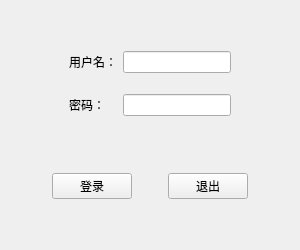
<?xml version="1.0" encoding="UTF-8"?>
<ui version="4.0">
 <class>Widget</class>
 <widget class="QWidget" name="Widget">
  <property name="geometry">
   <rect>
    <x>0</x>
    <y>0</y>
    <width>300</width>
    <height>250</height>
   </rect>
  </property>
  <property name="sizePolicy">
   <sizepolicy hsizetype="Preferred" vsizetype="Fixed">
    <horstretch>0</horstretch>
    <verstretch>0</verstretch>
   </sizepolicy>
  </property>
  <property name="minimumSize">
   <size>
    <width>300</width>
    <height>250</height>
   </size>
  </property>
  <property name="maximumSize">
   <size>
    <width>300</width>
    <height>250</height>
   </size>
  </property>
  <property name="windowTitle">
   <string>登录窗口</string>
  </property>
  <layout class="QVBoxLayout" name="verticalLayout">
   <property name="leftMargin">
    <number>0</number>
   </property>
   <property name="topMargin">
    <number>0</number>
   </property>
   <property name="rightMargin">
    <number>0</number>
   </property>
   <property name="bottomMargin">
    <number>0</number>
   </property>
   <item>
    <widget class="QWidget" name="widget_2" native="true">
     <property name="sizePolicy">
      <sizepolicy hsizetype="Preferred" vsizetype="Fixed">
       <horstretch>0</horstretch>
       <verstretch>0</verstretch>
      </sizepolicy>
     </property>
     <layout class="QGridLayout" name="gridLayout">
      <property name="leftMargin">
       <number>0</number>
      </property>
      <property name="topMargin">
       <number>0</number>
      </property>
      <property name="rightMargin">
       <number>0</number>
      </property>
      <property name="bottomMargin">
       <number>0</number>
      </property>
      <item row="2" column="0">
       <spacer name="horizontalSpacer_4">
        <property name="orientation">
         <enum>Qt::Horizontal</enum>
        </property>
        <property name="sizeHint" stdset="0">
         <size>
          <width>40</width>
          <height>20</height>
         </size>
        </property>
       </spacer>
      </item>
      <item row="2" column="1">
       <widget class="QLabel" name="label">
        <property name="text">
         <string>用户名：</string>
        </property>
       </widget>
      </item>
      <item row="4" column="3">
       <spacer name="horizontalSpacer_5">
        <property name="orientation">
         <enum>Qt::Horizontal</enum>
        </property>
        <property name="sizeHint" stdset="0">
         <size>
          <width>40</width>
          <height>20</height>
         </size>
        </property>
       </spacer>
      </item>
      <item row="4" column="2">
       <widget class="QLineEdit" name="lineEdit_2">
        <property name="echoMode">
         <enum>QLineEdit::Password</enum>
        </property>
       </widget>
      </item>
      <item row="4" column="1">
       <widget class="QLabel" name="label_2">
        <property name="text">
         <string>密码：</string>
        </property>
       </widget>
      </item>
      <item row="2" column="2">
       <widget class="QLineEdit" name="lineEdit"/>
      </item>
      <item row="3" column="2">
       <spacer name="verticalSpacer">
        <property name="orientation">
         <enum>Qt::Vertical</enum>
        </property>
        <property name="sizeType">
         <enum>QSizePolicy::Fixed</enum>
        </property>
        <property name="sizeHint" stdset="0">
         <size>
          <width>20</width>
          <height>15</height>
         </size>
        </property>
       </spacer>
      </item>
     </layout>
    </widget>
   </item>
   <item>
    <widget class="QWidget" name="widget_3" native="true">
     <property name="sizePolicy">
      <sizepolicy hsizetype="Preferred" vsizetype="Fixed">
       <horstretch>0</horstretch>
       <verstretch>0</verstretch>
      </sizepolicy>
     </property>
     <layout class="QHBoxLayout" name="horizontalLayout_3">
      <property name="leftMargin">
       <number>0</number>
      </property>
      <property name="topMargin">
       <number>0</number>
      </property>
      <property name="rightMargin">
       <number>0</number>
      </property>
      <property name="bottomMargin">
       <number>0</number>
      </property>
      <item>
       <spacer name="horizontalSpacer">
        <property name="orientation">
         <enum>Qt::Horizontal</enum>
        </property>
        <property name="sizeHint" stdset="0">
         <size>
          <width>40</width>
          <height>20</height>
         </size>
        </property>
       </spacer>
      </item>
      <item>
       <widget class="QPushButton" name="pushButton">
        <property name="text">
         <string>登录</string>
        </property>
       </widget>
      </item>
      <item>
       <spacer name="horizontalSpacer_3">
        <property name="orientation">
         <enum>Qt::Horizontal</enum>
        </property>
        <property name="sizeType">
         <enum>QSizePolicy::Fixed</enum>
        </property>
        <property name="sizeHint" stdset="0">
         <size>
          <width>30</width>
          <height>20</height>
         </size>
        </property>
       </spacer>
      </item>
      <item>
       <widget class="QPushButton" name="pushButton_2">
        <property name="text">
         <string>退出</string>
        </property>
       </widget>
      </item>
      <item>
       <spacer name="horizontalSpacer_2">
        <property name="orientation">
         <enum>Qt::Horizontal</enum>
        </property>
        <property name="sizeHint" stdset="0">
         <size>
          <width>40</width>
          <height>20</height>
         </size>
        </property>
       </spacer>
      </item>
     </layout>
    </widget>
   </item>
  </layout>
 </widget>
 <resources/>
 <connections/>
</ui>
